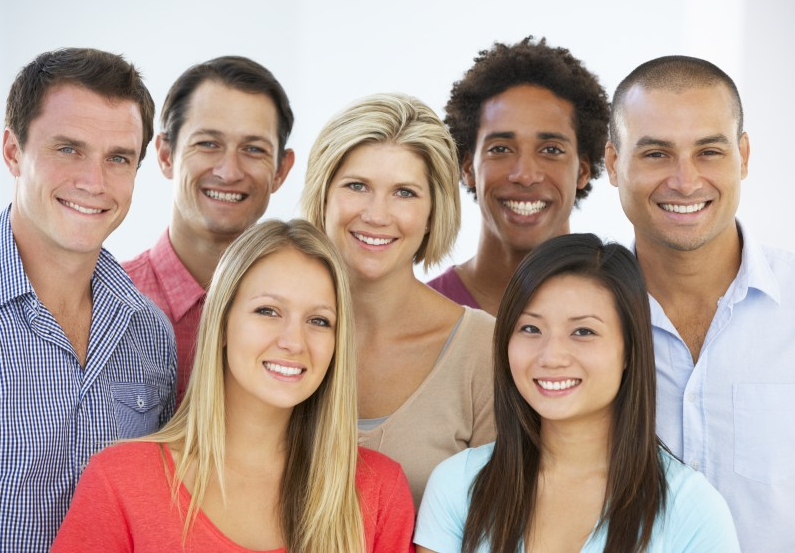
#> input picture 1-face-detector/test-files/group.png, 795 x 553 px
$ python face-detector-from-image.py
#> lines starting #> are read from the running program, lines starting #| are printed output that depends on the picture; after the words box and inside, x2 and y2 are one past the last pixel; in counts of white or black regions, pixels touching at a corner belong together
import cv2
from random import randrange

# Loading pretrained frontal face data from opencv (HAAR CASCADE ALGO) [https://github.com/opencv/opencv/tree/master/data/haarcascades]
face_detector = cv2.CascadeClassifier(
    'xml-files/haarcascade_frontalface_default.xml')

# choose an image to detect faces in
img = cv2.imread('test-files/group.png')
#> img is the input picture: shape (553, 795, 3); mean B, G, R 147.8, 156.8, 179.7

# converted to grayscale
grayscaled_img = cv2.cvtColor(img, cv2.COLOR_BGR2GRAY)
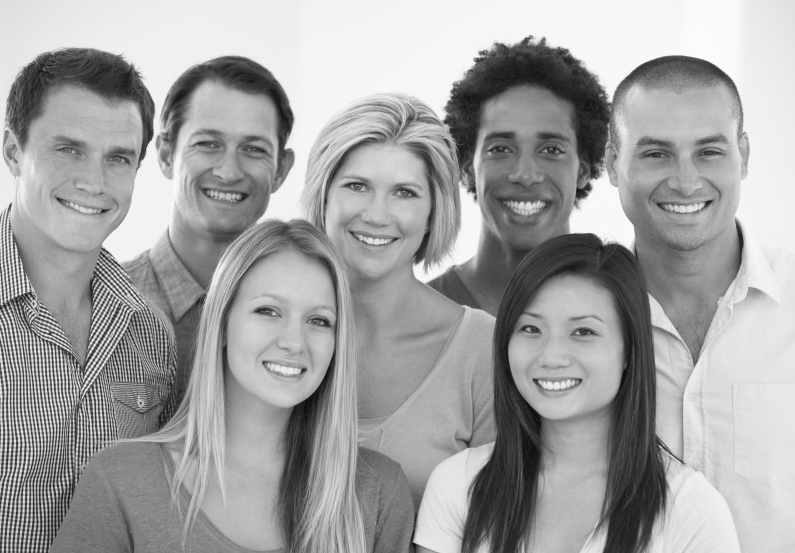
#> grayscaled_img: shape (553, 795); min 8, max 255, mean 162.6

# detect faces
face_coordinates = face_detector.detectMultiScale(grayscaled_img)
#> face_coordinates = [[322, 146, 118, 118], [222, 264, 135, 135], [496, 280, 133, 133], [166, 97, 127, 127], [455, 91, 139, 139], [21, 97, 144, 144], [607, 95, 146, 146]]
# print(face_coordinates)

# Drawing green rectangles around the face area. First-tuple: topleft corner, second-tuple: bottom right corner, color(RGB), rectangle-width
for (x, y, w, h) in face_coordinates:
    cv2.rectangle(img, (x, y), (x+w, y+h), (randrange(128, 256),
                                            randrange(128, 256), randrange(128, 256)), 2)
#> this loop made 7 passes
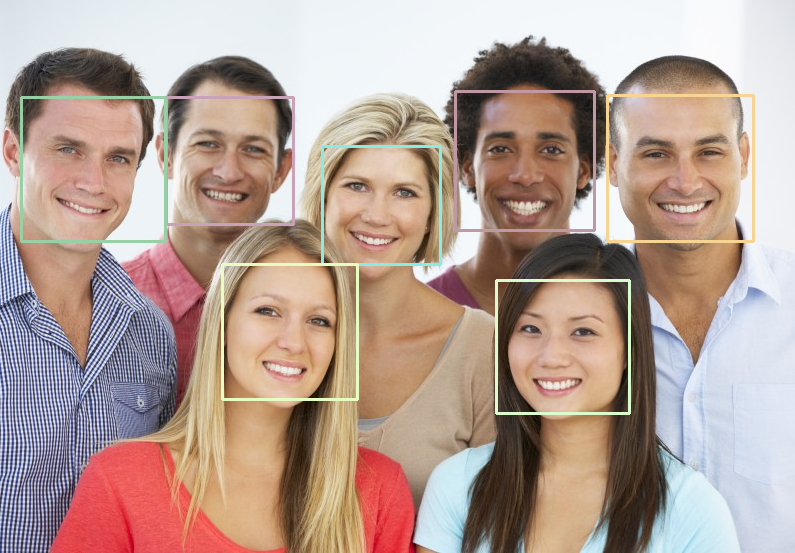
#> img: shape (553, 795, 3); 2.48% of pixels changed, all inside (x1, y1, x2, y2) = (20, 90, 755, 415)

cv2.imshow('Face Detector!!!', img)
cv2.waitKey()

print("End of code")
